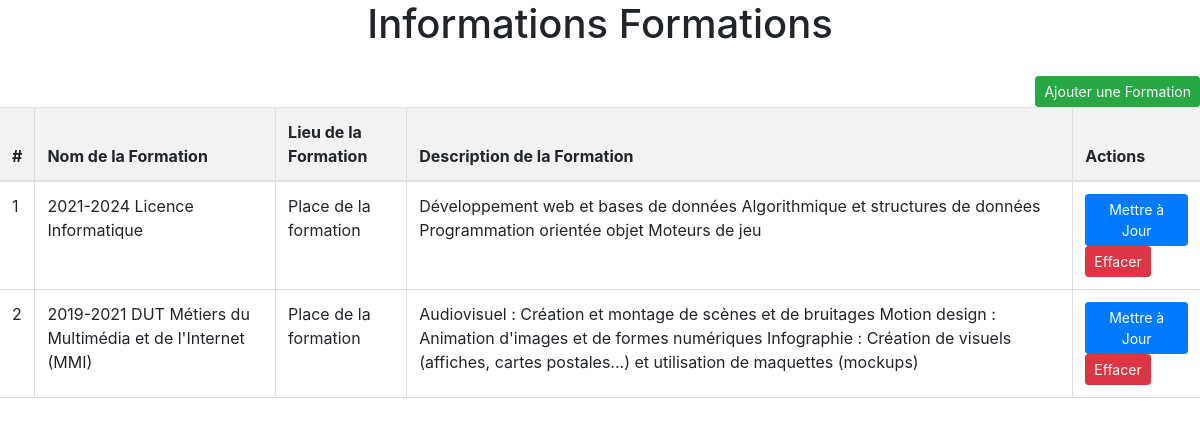
/admin/admin_formation/admin_formations.php, run on the app's committed database.
### tables this page shows
CREATE TABLE `formation_info` (
  `id_formation` int(11) NOT NULL,
  `nom_formation` varchar(256) NOT NULL,
  `lieu_formation` varchar(260) NOT NULL,
  `description_formation` text NOT NULL
);

### admin/admin_formation/admin_formations.php (the view, shortened to what this page needs)
<!DOCTYPE html>
<html lang="fr">
<head>
    <link rel="stylesheet" href="https://maxcdn.bootstrapcdn.com/bootstrap/4.5.2/css/bootstrap.min.css">
</head>
<body>
    <div class="table-responsive">
        <h1 class="text-center">Informations Formations</h1>
        <a href='admin_formation/ajout_formation.php?ajout_id_formation={$id_formation}' id="btn_ajout" class="btn btn-success btn-sm">Ajouter une Formation</a>
        <table class="table">
            <thead>
                <tr>
                    <th>#</th>
                    <th>Nom de la Formation</th>
                    <th>Lieu de la Formation</th>
                    <th>Description de la Formation</th>
                    <th>Actions</th>
                </tr>
            </thead>
            <tbody>
            <?php
                $nom_serv = "localhost";
                $username = "root";
                $mdp = "";
                $nom_bdd = "site_cv";
                $conn = new mysqli($nom_serv, $username, $mdp, $nom_bdd);
                $sql = "SELECT * FROM formation_info";
                $result = $conn->query($sql);
                while ($row = $result->fetch_assoc()) {
                    $id_formation = $row['id_formation'];
                    $nom_formation = $row['nom_formation'];
                    $lieu_formation = $row['lieu_formation'];
                    $description_formation = $row['description_formation'];
                    echo "<tr>
                            <td>{$id_formation}</td>
                            <td>{$nom_formation}</td>
                            <td>{$lieu_formation}</td>
                            <td>{$description_formation}</td>
                            <td>
                                <a href='admin_formation/maj_formation.php?maj_id_formation={$id_formation}' class='btn btn-primary btn-sm'>Mettre à Jour</a>
                                <a href='admin_formation/effacer_formation.php?effacer_id_formation={$id_formation}' class='btn btn-danger btn-sm'>Effacer</a>
                            </td>
                        </tr>";
                }
            ?>
            </tbody>
        </table>
    </div>
</body>
</html>

### admin/admin_formation/admin_formations.php (style rules this page uses)
table { width: 100%; border-collapse: collapse; margin-top: 20px; }
th, td { border: 1px solid #ddd; padding: 8px; }
th:first-child, td:first-child { border-left: 0; padding: 8px; }
th:last-child, td:last-child { border-right: 0; padding: 8px; }
thead { background-color: #f2f2f2; }
th, td { text-align: left; }
tr:not(:first-child) { border-top: 1px solid #ddd; }
#btn_ajout { float: right; margin-top: 20px; }

### data on the page
formation_info: id_formation "1", nom_formation "2021-2024 Licence Informatique", lieu_formation "Place de la formation", description_formation "Développement web et bases de données Algorithmique et structures de données Programmation orientée objet Moteurs de jeu"
formation_info: id_formation "2", nom_formation "2019-2021 DUT Métiers du Multimédia et de l'Internet (MMI)", lieu_formation "Place de la formation", description_formation "Audiovisuel : Création et montage de scènes et de bruitages Motion design : Animation d'images et de formes numériques Infographie : Création de visuels (affiches, cartes postales...) et utilisation de maquettes (mockups)"
